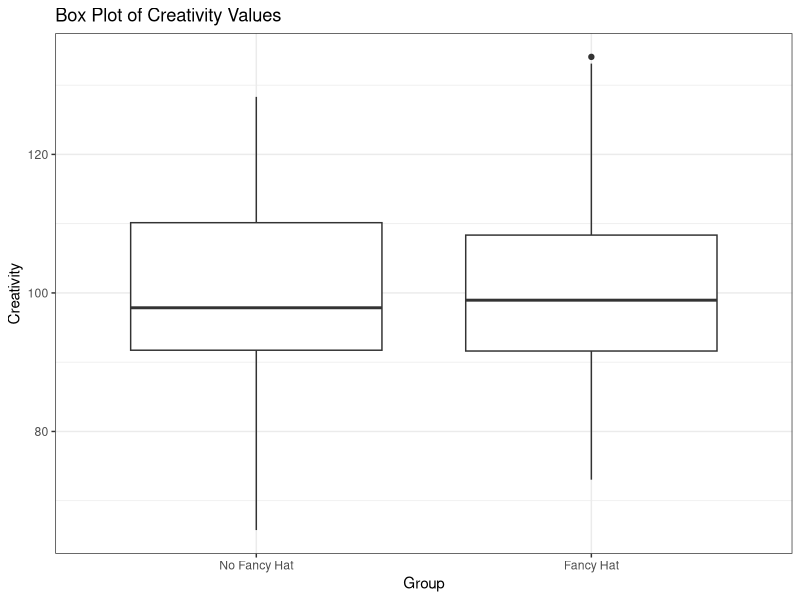
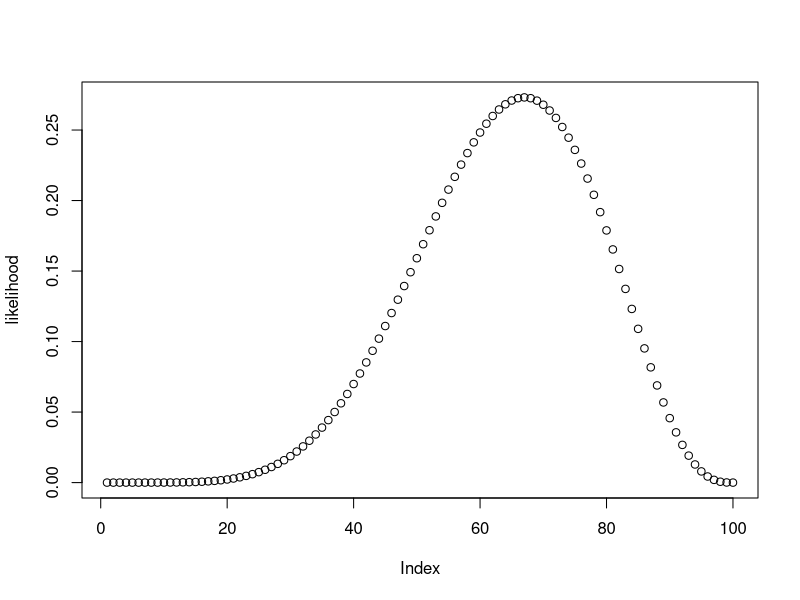

R code for these plots, in order:
## ---- chunk 1
#| label: load-packages
#| echo: false
#| message: false
#| warning: false
library(tidyverse)
library(viridis)

## ---- chunk 2
library(tidyverse)

set.seed(12)

# Number of people wearing fancy hats
N_fancyhats <- 50 

# Number of people not wearing fancy hats
N_nofancyhats <- 50

# Population mean of creativity for people wearing fancy hats
mu_fancyhats <- 103 

# Population mean of creativity for people wearing no fancy hats
mu_nofancyhats <- 98 

# Average population standard deviation of both groups
sigma <- 15 

# Generate data
fancyhats = tibble(Creativity = rnorm(N_fancyhats, mu_fancyhats, sigma),
               Group = "Fancy Hat")

nofancyhats = tibble(Creativity = rnorm(N_nofancyhats, mu_nofancyhats, sigma),
                 Group = "No Fancy Hat")


FancyHat <- bind_rows(fancyhats, nofancyhats)  %>%
    mutate(Group = fct_relevel(as.factor(Group), "No Fancy Hat"))
## ---- chunk 3
FancyHat
## ---- chunk 4
# plot both groups
FancyHat %>% 
    ggplot() +
    geom_boxplot ((aes(y = Creativity, x = Group))) +
    labs(title= "Box Plot of Creativity Values") +
    theme_bw()
## ---- chunk 5
fancyhat_ttest <- t.test(Creativity ~ Group,
       var.equal = TRUE,
       data = FancyHat)
## ---- chunk 6
fancyhat_ttest_tab <- broom::tidy(fancyhat_ttest)
## ---- chunk 7
fancyhat_ttest_tab %>%
    select(estimate, estimate1, estimate2, statistic, p.value, conf.low, conf.high) %>%
    round(3)
## ---- chunk 8
wins <- 6
games <- 9
## ---- chunk 9
n_points <- 100
p_grid <- seq( from=0 , to=1 , length.out = n_points )
## ---- chunk 10
dbinom(x = wins, size = games, prob = 0.5)
## ---- chunk 11
1 - pbinom(q = 5, size = games, prob = 0.5)
## ---- chunk 12
1 - pbinom(q = 5, size = games, prob = 0.5)
## ---- chunk 13
pbinom(q = 5, size = games, prob = 0.5, lower.tail = FALSE)
## ---- chunk 14
likelihood <- dbinom(wins , size = games , prob = p_grid)
## ---- chunk 15
plot(likelihood)
## ---- chunk 16
p_grid[which.max(likelihood)]
